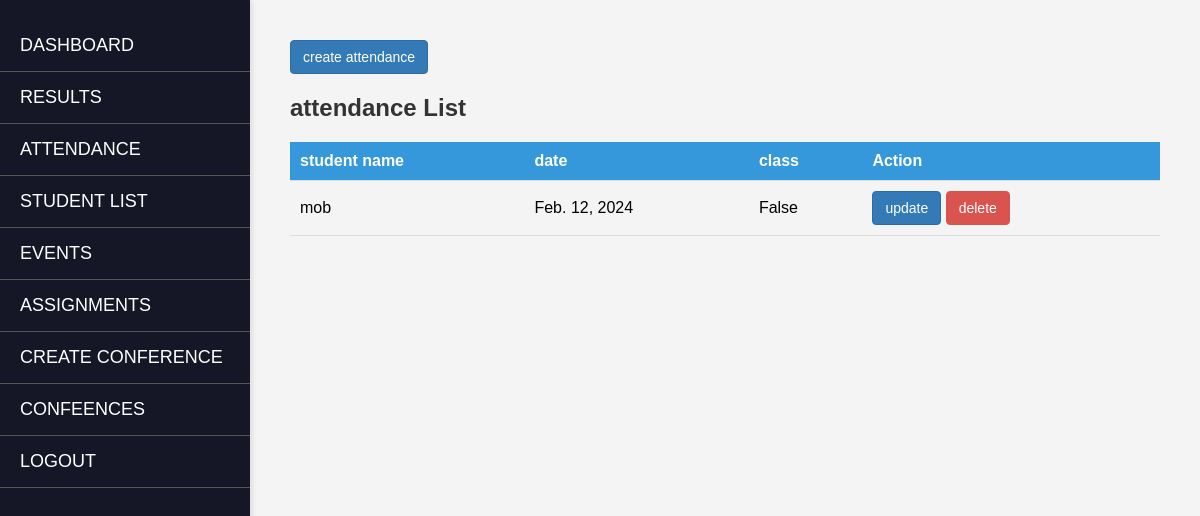
/attendance/list/, run on the app's committed database.
### comms/models.py (models this page shows)
class Attendance(models.Model):
    student = models.ForeignKey(Student, on_delete=models.CASCADE)
    date = models.DateField()
    is_present = models.BooleanField(default=True)

class Student(models.Model):
    student_name = models.CharField(max_length=100)
    admission_no = models.CharField(max_length=30)
    session = models.ForeignKey(Session, on_delete=models.CASCADE)
    student_class = models.ForeignKey('StudentClass', on_delete=models.CASCADE)
    def __str__(self):
        return self.student_name

### comms/views.py (the view)
# urls.py: path('attendance/list/', attendance_list, name='attendance_list'),
def attendance_list(request):
    attendance_records = Attendance.objects.all()
    return render(request, 'teacher_dash/attendance_list.html', {'attendance_records': attendance_records})

### templates/teacher_dash/attendance_list.html
{% extends 'teacher_dash/base.html' %}
{% load static %}
{% block content %}
<link rel="stylesheet" href="{% static 'table.css' %}">
 <div class="content">
   <a href="{% url 'create_attendance' %}" class="btn btn-sm btn-primary">create attendance</a>
     <table class="table">
      <h2>attendance List</h2>
        <thead>
        <tr>
            <th>student name</th>
            <th>date</th>
            <th>class</th>
            <th>Action</th>
        </tr>
      </thead>
      <tbody>
        {% for att in attendance_records %}
          <tr>
            <td>{{att.student}}</td>
            <td>{{att.date}}</td>
            <td>{{att.is_present}}</td>
            <td>
                <a href="{% url 'update_attendance' att.id %}" class="btn btn-primary">update</a>
                <a href="{% url 'delete_attendance' att.id %}" class="btn btn-danger">delete</a>
            </td>
          </tr>
          {% endfor %}
        </tbody>
     </table>
 </div>
{% endblock%}

### comms/static/table.css (style rules this page uses)
.content { margin: 20px; }
table { width: 100%; border-collapse: collapse; margin-top: 20px; }
thead { background-color: #3498db; color: #fff; }
th, td { padding: 10px; text-align: left; border-bottom: 1px solid #ddd; }
.btn { display: inline-block; padding: 6px 12px; margin-bottom: 0; font-size: 14px; font-weight: normal; line-height: 1.42857143; text-align: center; white-space: nowrap; vertical-align: middle; cursor: pointer; border: 1px solid transparent; border-radius: 4px; }
.btn-primary { color: #fff; background-color: #337ab7; border-color: #2e6da4; }
.btn-danger { color: #fff; background-color: #d9534f; border-color: #d9534f; }
a { text-decoration: none; }

### templates/teacher_dash/base.html (style rules this page uses)
body { font-family: 'Arial', sans-serif; margin: 0; padding: 0; background-color: #f4f4f4; display: flex; }
a { text-decoration: none; }
#content h2 { color: #333; }

### data on the page
Attendance: student "mob", date "Feb. 12, 2024", is_present "False"
